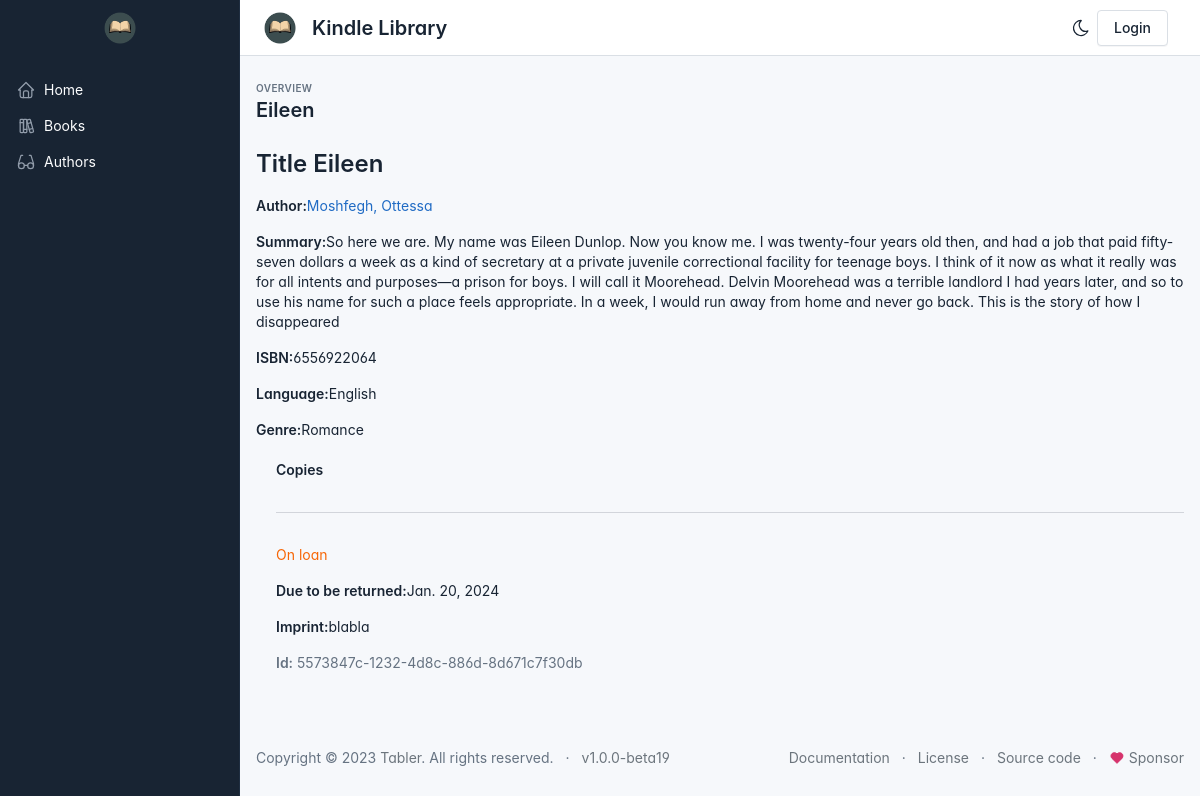
/catalog/book/2, run on an earlier commit of the app's database.
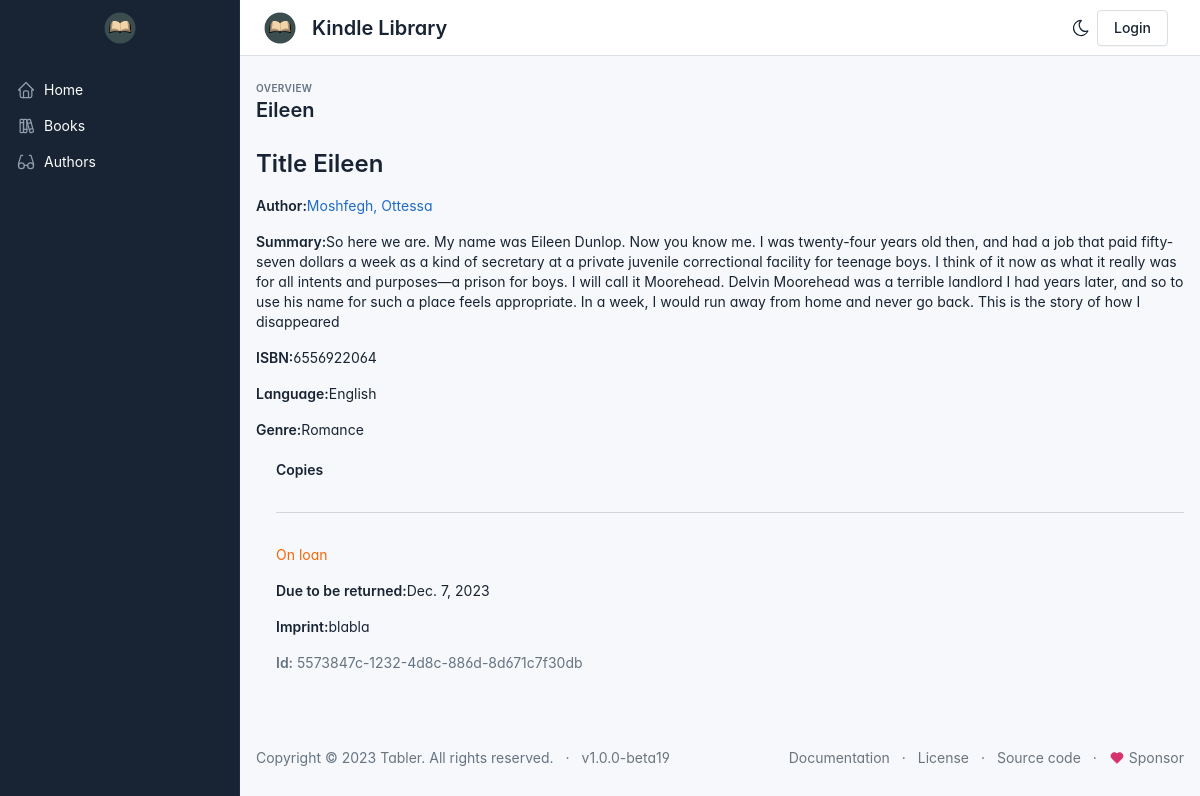
And on a later commit of the database.
### catalog/models.py (models this page shows, shortened)
class BookInstance(models.Model):
    id = models.UUIDField(primary_key=True, default=uuid.uuid4, help_text='Unique ID for this particular book across whole library')
    book = models.ForeignKey('Book', on_delete=models.RESTRICT,
    null=True)
    imprint = models.CharField(max_length=200)
    due_back = models.DateField(null=True, blank=True)
    borrower = models.ForeignKey(User, on_delete=models.SET_NULL, null=True, blank=True)
    LOAN_STATUS = (
        ('m', 'Maintence'),
        ('o', 'On loan'),
        ('a', 'Avaiable'),
        ('r', 'Reserved'),
    )
    status = models.CharField(
        max_length=1,
        choices=LOAN_STATUS,
        blank=True,
        default='m',
        help_text='Book availability',
    )
    class Meta:
        ordering=['due_back']
        permissions = (("can_mark_returned", "Set book as returned"),)

### catalog/views.py (the view)
# urls.py: re_path(r'^book/(?P<pk>\d+)$', views.BookDetailView.as_view(), name='book-detail'),
class BookDetailView(generic.DetailView):
    model = Book
    template_name = 'catalog/book_detail.html'

### catalog/models.py (called while the page is built)
    def __str__(self):
        return self.name

    def __str__(self):
        return self.name

    def get_absolute_url(self):
        return reverse('authors_detail', args=[str(self.id)])

    def __str__(self):
        return f'{self.last_name}, {self.first_name}'

### catalog/templates/catalog/book_detail.html (shortened to what this page needs)
{% extends "base.html" %}
{% block title %}
    {{ book.title }}
{% endblock %}
{% block content %}
    <h1>Title {{book.title}}</h1>
    <p><strong>Author:</strong><a href="{{ book.author.get_absolute_url }}">{{ book.author }}</a></p>
    <p><strong>Summary:</strong>{{ book.summary }}</p>
    <p><strong>ISBN:</strong>{{ book.isbn }}</p>
    <p><strong>Language:</strong>{{ book.language }}</p>
    <p><strong>Genre:</strong>{{ book.genre.all|join:", " }}</p>
    <div style="margin-left:20px; margin-top:20px">
        <h4>Copies</h4>
        {% if  book.bookinstance_set.all %}
            {% for copy in book.bookinstance_set.all %}
                <hr>
                <p class="{% if copy.status == 'a' %}text-success{% elif copy.status == 'm' %}text-danger{% else %}text-warning{% endif %}">
                    {{ copy.get_status_display }}
                </p>
                {% if copy.status != 'a' %}
                    <p><strong>Due to be returned:</strong>{{ copy.due_back }}</p>
                {% endif %}
                <p><strong>Imprint:</strong>{{ copy.imprint }}</p>
                <p class="text-muted"><strong>Id:</strong> {{ copy.id }} </p>
            {% endfor %}
        {% else %}
        <hr>
        <p>Nenhum status cadastrado para o livro</p>
        {% endif %}
    </div>
{% endblock %}

What changed in the data, as far as the page shows it:
changed BookInstance "On loan": due_back "Jan. 20, 2024" → "Dec. 7, 2023"
